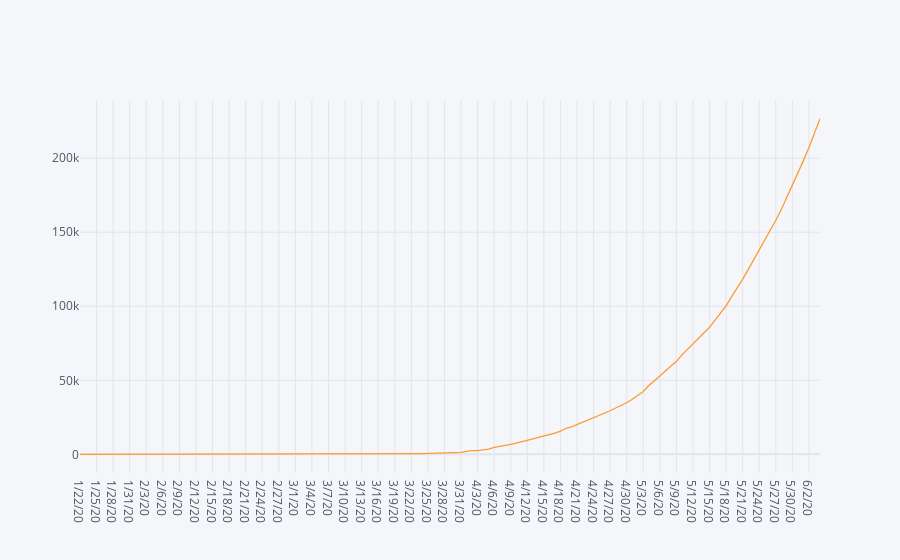

Notebook code for this chart:
### Code cell
covid19_country.loc['India'].transpose().iplot()

### Figure 1 — Plotly figure (JSON) as saved in the notebook; plotly's stock layout.template omitted (floating-point values rounded to 4 significant figures; data arrays with more than 128 entries replaced by an {"elided": "..."} marker saying what was removed)
{"data": [{"line": {"color": "rgba(255, 153, 51, 1.0)", "dash": "solid", "shape": "linear", "width": 1.3}, "mode": "lines", "name": "India", "text": "", "type": "scatter", "x": {"elided": "135 str values"}, "y": {"elided": "135 int values"}}], "layout": {"legend": {"bgcolor": "#F5F6F9", "font": {"color": "#4D5663"}}, "paper_bgcolor": "#F5F6F9", "plot_bgcolor": "#F5F6F9", "title": {"font": {"color": "#4D5663"}}, "xaxis": {"gridcolor": "#E1E5ED", "showgrid": true, "tickfont": {"color": "#4D5663"}, "title": {"font": {"color": "#4D5663"}, "text": ""}, "zerolinecolor": "#E1E5ED"}, "yaxis": {"gridcolor": "#E1E5ED", "showgrid": true, "tickfont": {"color": "#4D5663"}, "title": {"font": {"color": "#4D5663"}, "text": ""}, "zerolinecolor": "#E1E5ED"}}}
